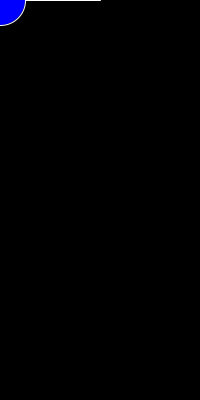
Frame 1 (no input)
Frame 60 (the mouse pressed at the canvas centre just before this capture): identical to frame 1, image omitted
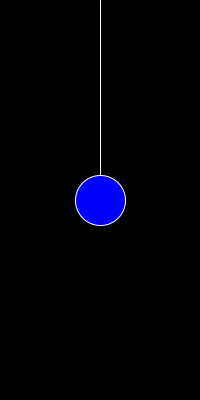
Frame 120 (the mouse held since frame 60 and released just before this capture)

The Processing sketch that drew these frames (run headless with seeded random() and noise(); from frame 60 on, the mouse is pressed at the canvas centre):

// Processing sketch: processing_159262
// ── processing_159262.pde

void setup() {
size(200,400);
stroke(255);
fill(0,0,255);
}

void draw() {
background(0);
line(mouseX,mouseY,100,0);
ellipse(mouseX,mouseY,50,50);
}
